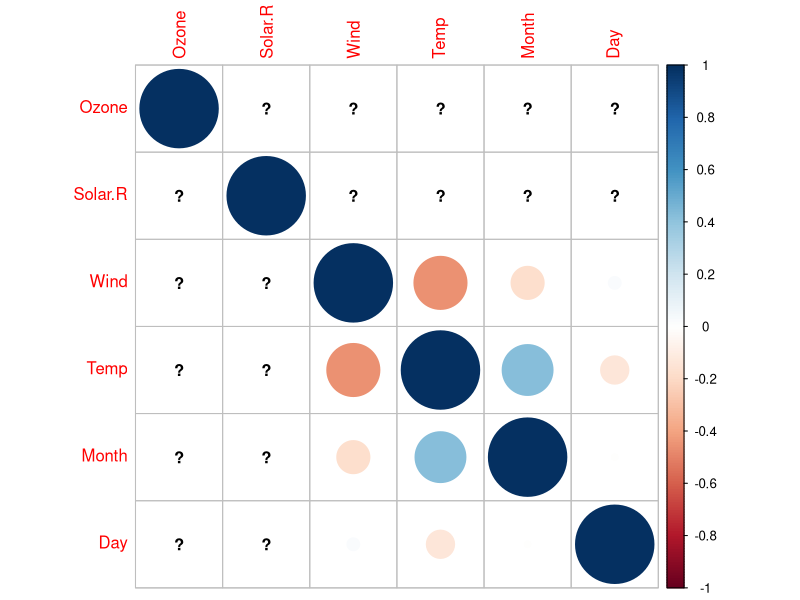
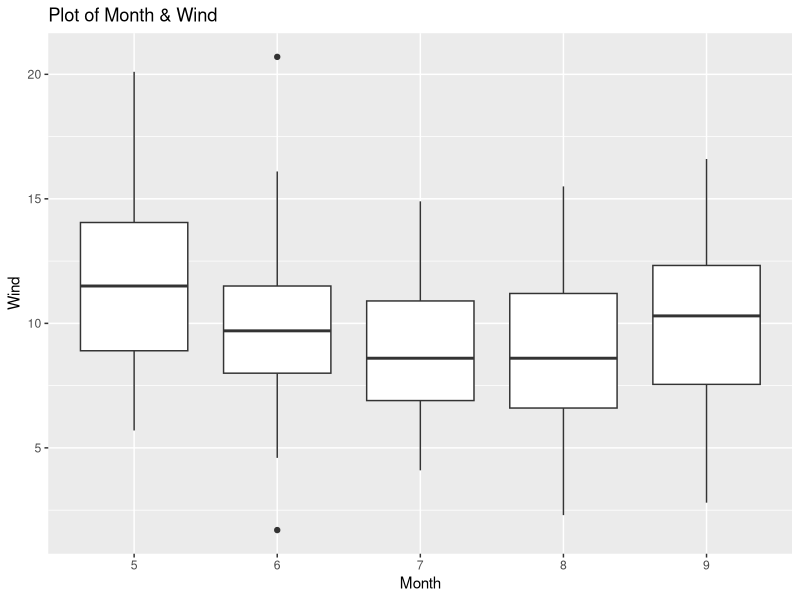
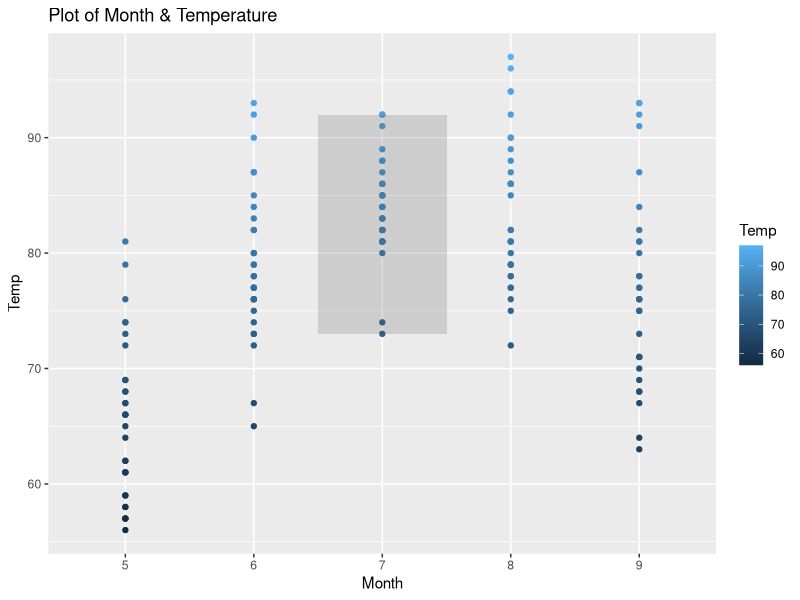
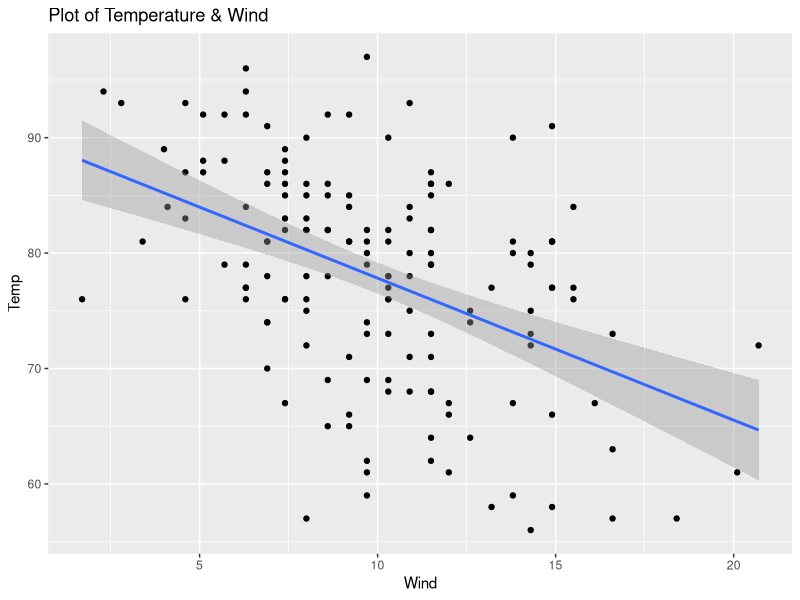
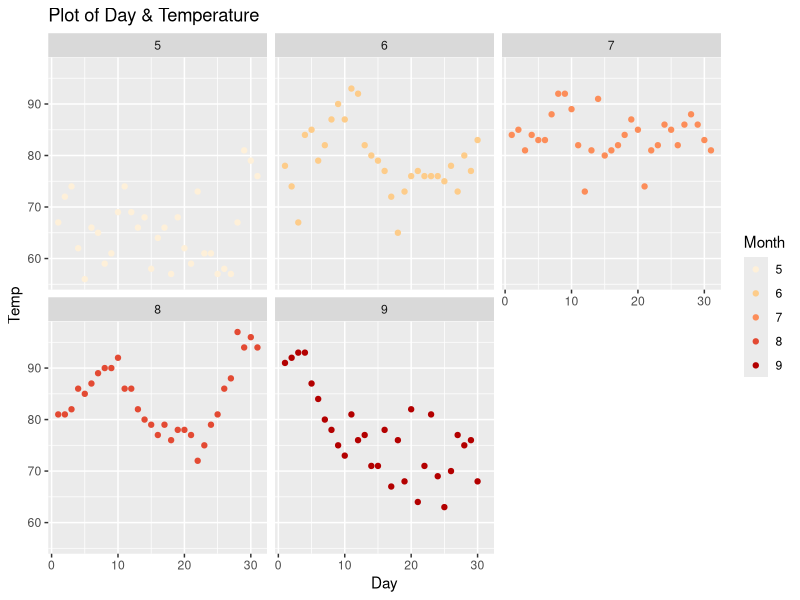

These figures' R source, in order:
## ---- chunk 1
knitr::opts_chunk$set(echo = TRUE)
## ---- chunk 2
# Installing ggplot
#install.packages("ggplot2")
#install.packages("corrplot")

# Loading ggplot
library(ggplot2)
library(corrplot)
## ---- chunk 3
# Importing Air Quality Data
data("airquality")
## ---- chunk 4
# Statistical Summary
summary(airquality)

# Structure of the Data
str(airquality)
## ---- chunk 5
# Generating a Correlation Matrix
airquality_cor <- cor(airquality)

# Visualising the Correlation Matrix
corrplot(airquality_cor)
## ---- chunk 6
# Setting Month as a Factor
airquality$Month <- as.factor(airquality$Month)

# Relationship between Month and Wind Speed
  ggplot(airquality) +
    geom_boxplot(aes(Month, Wind, group = Month)) +
    labs(title = "Plot of Month & Wind")

## ---- chunk 7
 # Relationship between Month and Temperature
  ggplot(airquality, aes(Month, Temp, color = Temp)) +
    geom_point() +
    annotate("rect", xmin = 2.5, xmax = 3.5, ymin = 73, ymax = 92, alpha = 0.2) +
    labs(title = "Plot of Month & Temperature")
## ---- chunk 8
# Relationship between Temperature and Wind Speed
  ggplot(airquality, aes(Wind, Temp)) +
    geom_point() +
    geom_smooth(method = lm) +
    labs(title = "Plot of Temperature & Wind")
## ---- chunk 9
# Relationship between Day and Temperature
  ggplot(airquality, aes(Day, Temp, color = Month)) +
    geom_point() +    
    scale_color_brewer(palette = "OrRd") +
    labs(title = "Plot of Day & Temperature") +
    facet_wrap(~Month)
